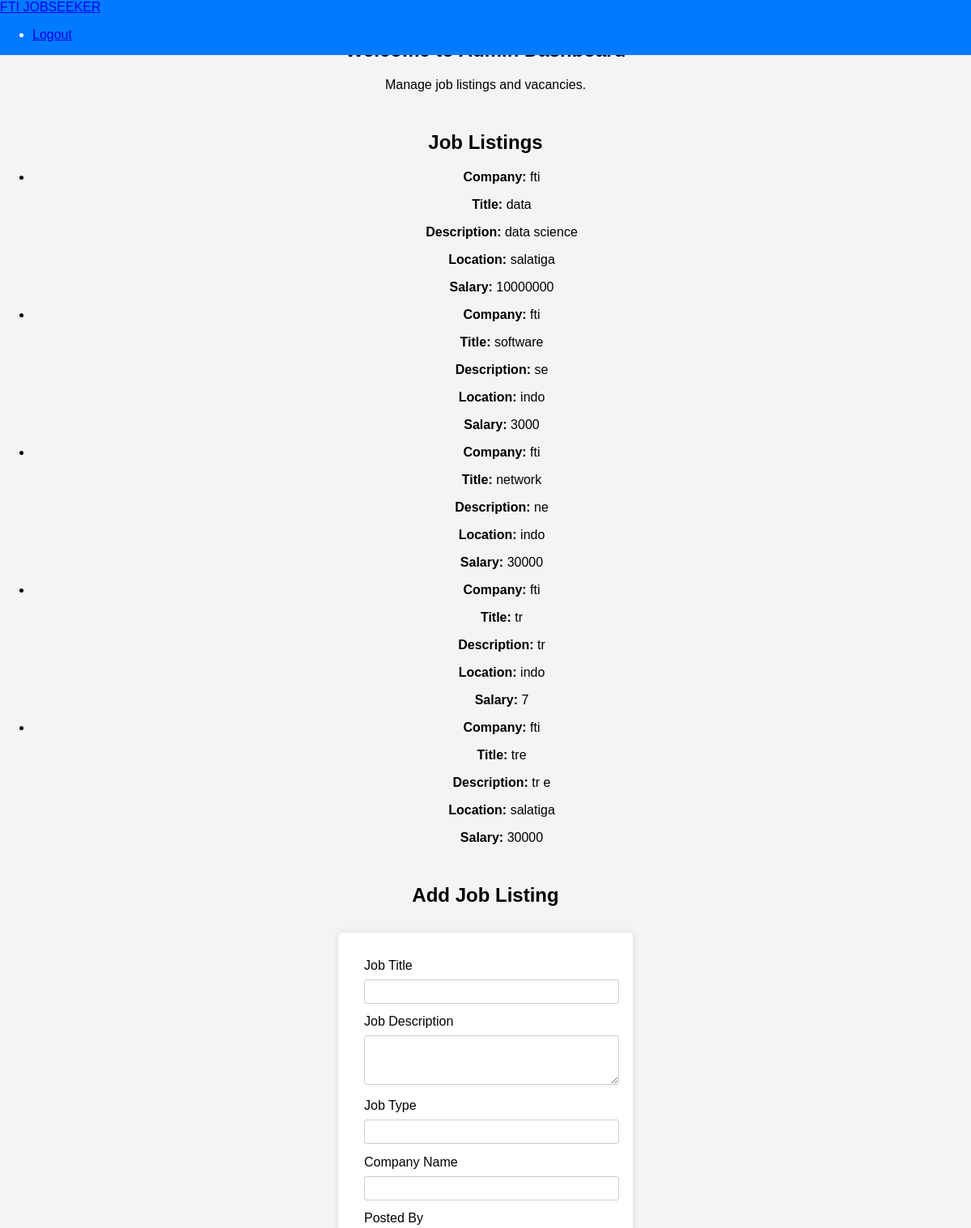
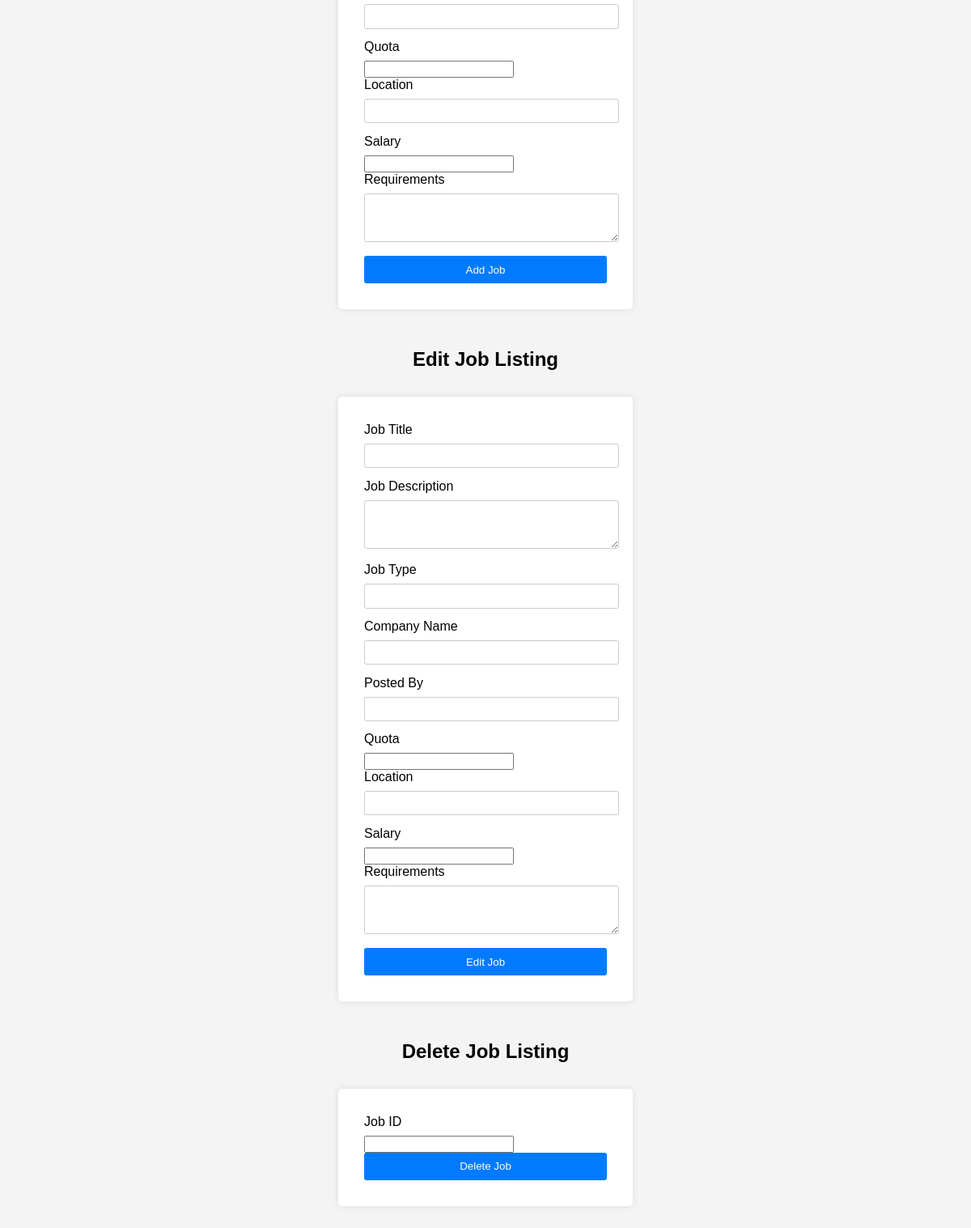
The app's page /Pemrograman-Web/03-Tugas-Rancang-Capstone/JobSeeker-Web-Portal/frontend/adm/dashboard.php with its own data (2 pictures, top to bottom).
### tables this page shows
CREATE TABLE `job_plus` (
  `job_plus_id` int(11) NOT NULL,
  `job_id` int(11) NOT NULL,
  `location` varchar(255) DEFAULT NULL,
  `salary` varchar(100) DEFAULT NULL,
  `requirements` text DEFAULT NULL
);

CREATE TABLE `jobs` (
  `job_id` int(11) NOT NULL,
  `title` varchar(150) NOT NULL,
  `description` text NOT NULL,
  `type` enum('intern','full_time') NOT NULL,
  `company_name` varchar(100) NOT NULL,
  `posted_by` int(11) NOT NULL,
  `created_at` timestamp NOT NULL DEFAULT current_timestamp(),
  `kuota` int(11) NOT NULL DEFAULT 0
);

### Pemrograman-Web/03-Tugas-Rancang-Capstone/JobSeeker-Web-Portal/backend/adm/dashboard-adm.php (called while the page is built, shortened)
<?php
class Admin {
    private $host = "127.0.0.1";
    private $name = "db_js";
    private $user = "root";
    private $pass = "";
    private $db;
    public function __construct() {
        $this->db = new PDO(
            "mysql:host={$this->host};dbname={$this->name}",
            $this->user,
            $this->pass
        );
    }
    public function tampilkanSemuaData() {
        $query = $this->db->prepare("
            SELECT
                j.job_id,
                j.title,
                j.description,
                j.type,
                j.company_name,
                j.posted_by,
                j.kuota,
                jp.location,
                jp.salary,
                jp.requirements
            FROM jobs j
            JOIN job_plus jp
            ON j.job_id = jp.job_id
        ");
        $query->execute();
        return $query->fetchAll(PDO::FETCH_ASSOC);
    }
}

### Pemrograman-Web/03-Tugas-Rancang-Capstone/JobSeeker-Web-Portal/frontend/adm/dashboard.php (the view, shortened to what this page needs)
<!DOCTYPE html>
<html lang="en">
<head>
    <link rel="stylesheet" href="../../assets/dash-adm.css">
</head>
<body>
    <div class="container">
        <nav class="navbar navbar-expand-lg navbar-light bg-light">
            <a class="navbar-brand" href="#">FTI JOBSEEKER</a>
            <div class="collapse navbar-collapse" id="navbarNav">
                <ul class="navbar-nav">
                    <li class="nav-item">
                        <a class="nav-link" href="logout.php">Logout</a>
                    </li>
                </ul>
            </div>
        </nav>
        <div id="home" class="mt-4">
            <h2>Welcome to Admin Dashboard</h2>
            <p>Manage job listings and vacancies.</p>
        </div>
        <div id="jobListings" class="mt-4">
                    <h2>Job Listings</h2>
                    <?php
                    include '../../backend/adm/dashboard-adm.php';
                    $jobData = new Admin();
                    $jobs = $jobData->tampilkanSemuaData();
                    ?>
                    <?php if (!empty($jobs)): ?>
                        <ul class="list-group">
                            <?php foreach ($jobs as $job): ?>
                                <li class="list-group-item">
                                    <p><strong>Company:</strong> <?php echo htmlspecialchars($job['company_name']); ?></p>
                                    <p><strong>Title:</strong> <?php echo htmlspecialchars($job['title']); ?></p>
                                    <p><strong>Description:</strong> <?php echo htmlspecialchars($job['description']); ?></p>
                                    <p><strong>Location:</strong> <?php echo htmlspecialchars($job['location']); ?></p>
                                    <p><strong>Salary:</strong> <?php echo htmlspecialchars($job['salary']); ?></p>
                                </li>
                            <?php endforeach; ?>
                        </ul>
                    <?php else: ?>
                        <p>No job listings found.</p>
                    <?php endif; ?>
                </div>
            </div>
</body>
</html>
<div id="addJobListing" class="mt-4">
    <h2>Add Job Listing</h2>
    <form action="add_job.php" method="POST">
        <div class="form-group">
            <label for="title">Job Title</label>
            <input type="text" class="form-control" id="title" name="title" required>
        </div>
        <div class="form-group">
            <label for="description">Job Description</label>
            <textarea class="form-control" id="description" name="description" rows="3" required></textarea>
        </div>
        <div class="form-group">
            <label for="type">Job Type</label>
            <input type="text" class="form-control" id="type" name="type" required>
        </div>
        <div class="form-group">
            <label for="company_name">Company Name</label>
            <input type="text" class="form-control" id="company_name" name="company_name" required>
        </div>
        <div class="form-group">
            <label for="posted_by">Posted By</label>
            <input type="text" class="form-control" id="posted_by" name="posted_by" required>
        </div>
        <div class="form-group">
            <label for="kuota">Quota</label>
            <input type="number" class="form-control" id="kuota" name="kuota" required>
        </div>
        <div class="form-group">
            <label for="location">Location</label>
            <input type="text" class="form-control" id="location" name="location" required>
        </div>
        <div class="form-group">
            <label for="salary">Salary</label>
            <input type="number" class="form-control" id="salary" name="salary" required>
        </div>
        <div class="form-group">
            <label for="requirements">Requirements</label>
            <textarea class="form-control" id="requirements" name="requirements" rows="3" required></textarea>
        </div>
        <button type="submit" class="btn btn-primary">Add Job</button>
    </form>
</div>
<div id="editJobListing" class="mt-4">
    <h2>Edit Job Listing</h2>
    <form action="edit_job.php" method="POST">
        <div class="form-group">
            <label for="edit_title">Job Title</label>
            <input type="text" class="form-control" id="edit_title" name="title" required>
        </div>
        <div class="form-group">
            <label for="edit_description">Job Description</label>
            <textarea class="form-control" id="edit_description" name="description" rows="3" required></textarea>
        </div>
        <div class="form-group">
            <label for="edit_type">Job Type</label>
            <input type="text" class="form-control" id="edit_type" name="type" required>
        </div>
        <div class="form-group">
            <label for="edit_company_name">Company Name</label>
            <input type="text" class="form-control" id="edit_company_name" name="company_name" required>
        </div>
        <div class="form-group">
            <label for="edit_posted_by">Posted By</label>
            <input type="text" class="form-control" id="edit_posted_by" name="posted_by" required>
        </div>
        <div class="form-group">
            <label for="edit_kuota">Quota</label>
            <input type="number" class="form-control" id="edit_kuota" name="kuota" required>
        </div>
        <div class="form-group">
            <label for="edit_location">Location</label>
            <input type="text" class="form-control" id="edit_location" name="location" required>
        </div>
        <div class="form-group">
            <label for="edit_salary">Salary</label>
            <input type="number" class="form-control" id="edit_salary" name="salary" required>
        </div>
        <div class="form-group">
            <label for="edit_requirements">Requirements</label>
            <textarea class="form-control" id="edit_requirements" name="requirements" rows="3" required></textarea>
        </div>
        <button type="submit" class="btn btn-primary">Edit Job</button>
    </form>
</div>
<div id="deleteJobListing" class="mt-4">
    <h2>Delete Job Listing</h2>
    <form action="delete_job.php" method="POST">
        <div class="form-group">
            <label for="delete_job_id">Job ID</label>
            <input type="number" class="form-control" id="delete_job_id" name="job_id" required>
        </div>
        <button type="submit" class="btn btn-danger">Delete Job</button>
    </form>
</div>

### Pemrograman-Web/03-Tugas-Rancang-Capstone/JobSeeker-Web-Portal/assets/dash-adm.css (style rules this page uses)
body { font-family: Arial, sans-serif; background-color: #f4f4f4; margin: 0; padding: 0; }
nav.navbar { background-color: #007BFF; color: white; width: 100%; position: fixed; top: 0; left: 0; }
h2 { text-align: center; margin-top: 2em; }
form { max-width: 300px; margin: 2em auto; padding: 2em; background: white; border-radius: 5px; box-shadow: 0 0 10px rgba(0, 0, 0, 0.1); }
label { display: block; margin-bottom: 0.5em; }
input[type="email"], input[type="text"], textarea { width: 100%; padding: 0.5em; margin-bottom: 1em; border: 1px solid #ccc; border-radius: 3px; }
button[type="submit"] { width: 100%; padding: 0.7em; background-color: #007BFF; color: white; border: none; border-radius: 3px; cursor: pointer; }
p { text-align: center; }

### records on screen
job_plus: job.company_name "fti", job.title "data", job.description "data science", location "salatiga", salary "10000000"
job_plus: job.company_name "fti", job.title "software", job.description "se", location "indo", salary "3000"
job_plus: job.company_name "fti", job.title "network", job.description "ne", location "indo", salary "30000"
job_plus: job.company_name "fti", job.title "tr", job.description "tr", location "indo", salary "7"
job_plus: job.company_name "fti", job.title "tre", job.description "tr e", location "salatiga", salary "30000"
